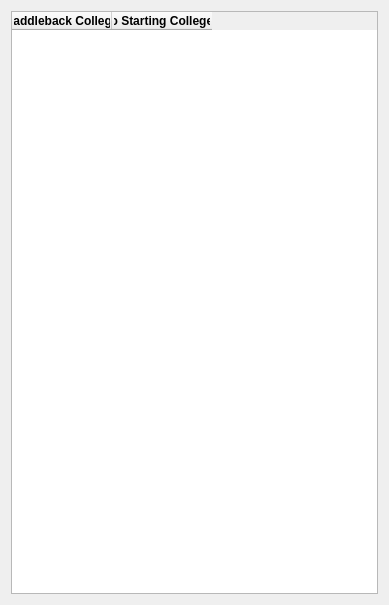
<?xml version="1.0" encoding="UTF-8"?>
<ui version="4.0">
 <class>Dialog</class>
 <widget class="QDialog" name="Dialog">
  <property name="geometry">
   <rect>
    <x>0</x>
    <y>0</y>
    <width>389</width>
    <height>605</height>
   </rect>
  </property>
  <property name="windowTitle">
   <string>Dialog</string>
  </property>
  <layout class="QGridLayout" name="gridLayout">
   <item row="0" column="0">
    <widget class="QTableWidget" name="saddlebackTable">
     <column>
      <property name="text">
       <string>Saddleback College</string>
      </property>
      <property name="font">
       <font>
        <weight>75</weight>
        <bold>true</bold>
       </font>
      </property>
     </column>
     <column>
      <property name="text">
       <string>To Starting Colleges</string>
      </property>
      <property name="font">
       <font>
        <weight>75</weight>
        <bold>true</bold>
       </font>
      </property>
     </column>
    </widget>
   </item>
  </layout>
 </widget>
 <resources/>
 <connections/>
</ui>
